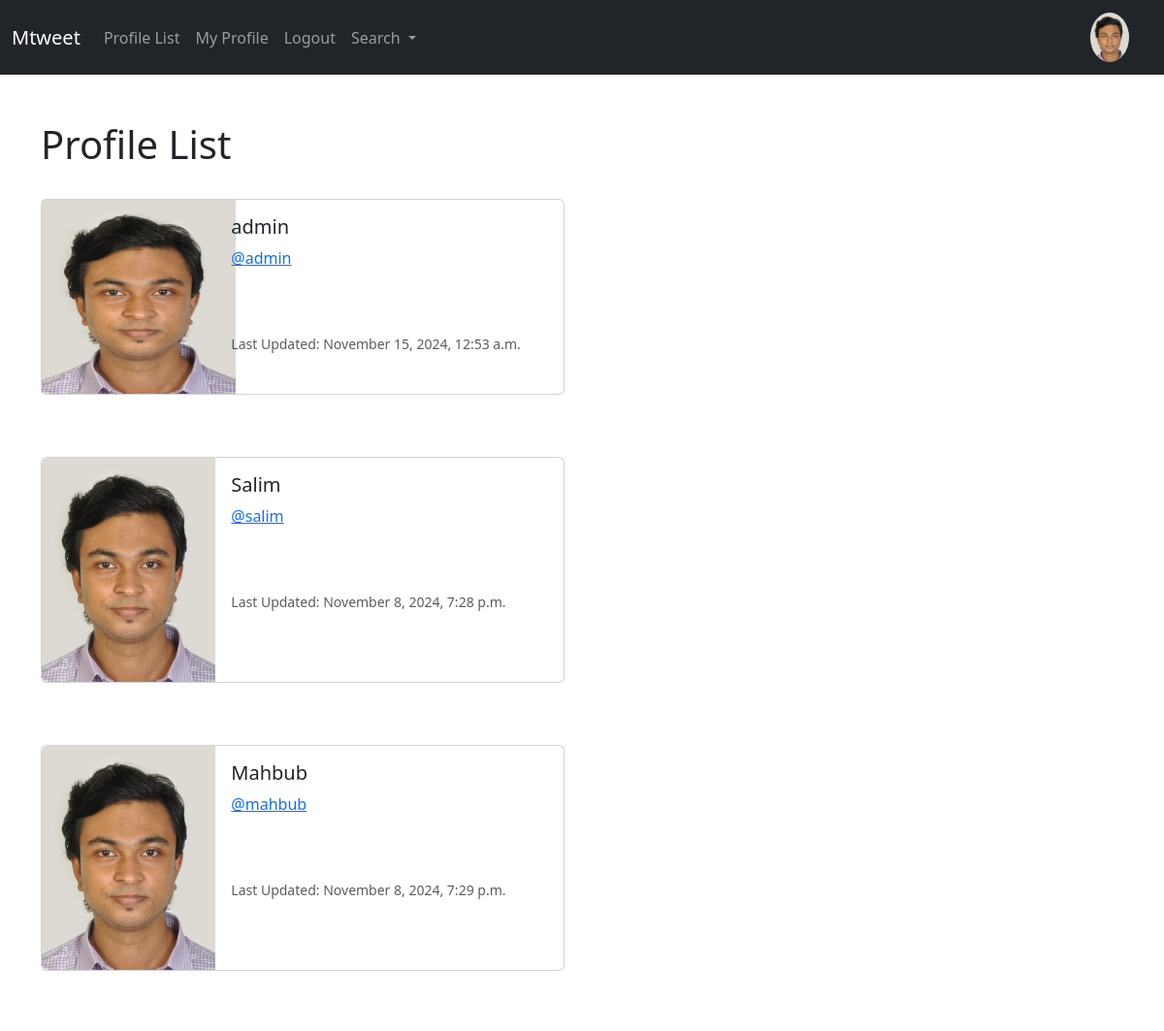
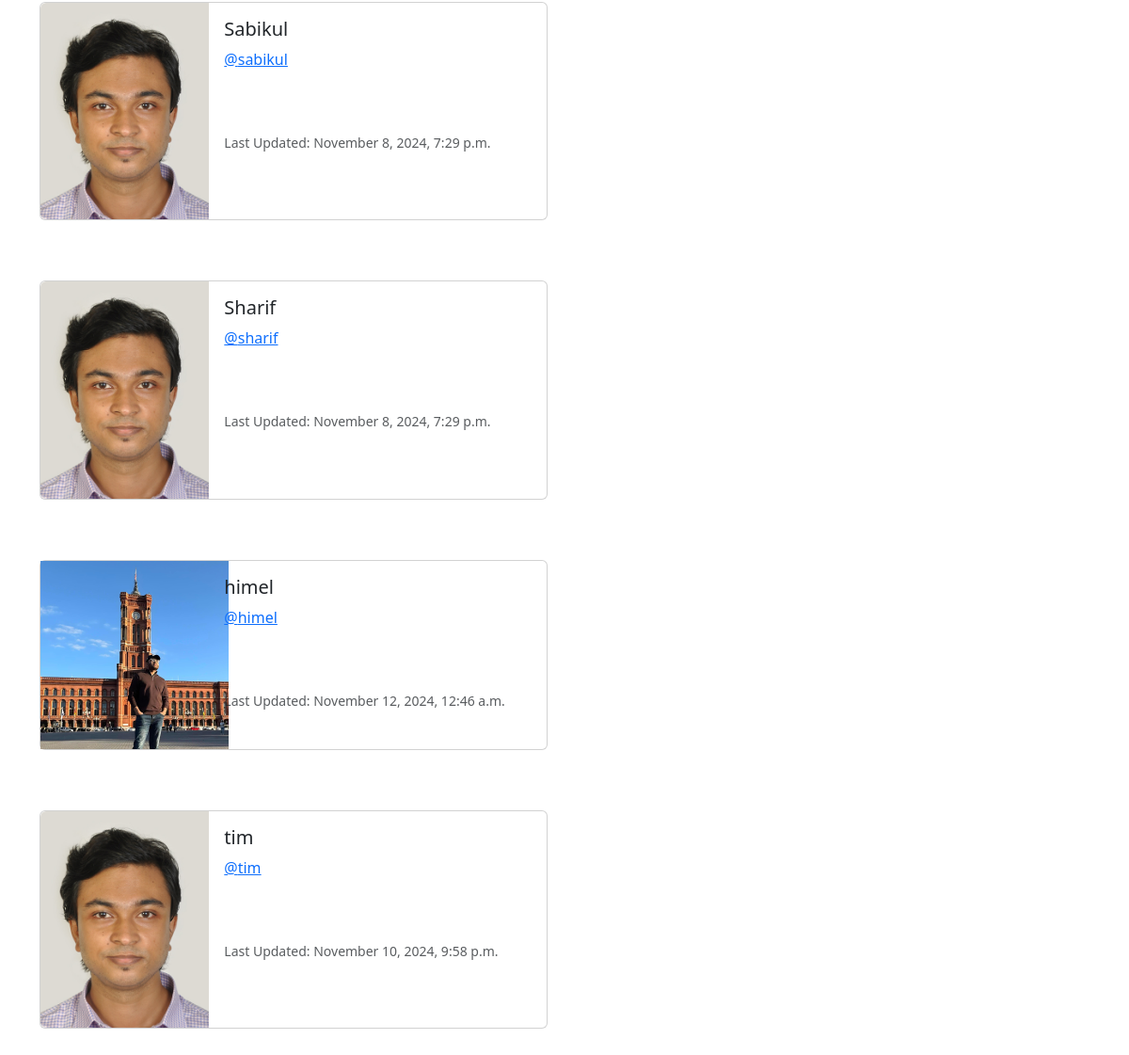
Screenshot of /profile_list/ (signed in) with the database file from the repository (2 pictures, top to bottom).
### Mtweet/models.py (models this page shows, shortened)
class Profile(models.Model):
    user = models.OneToOneField(User, on_delete=models.CASCADE)
    follows = models.ManyToManyField("self",related_name="followed_by",symmetrical=False,blank = True)
    date_modified = models.DateTimeField(User, auto_now=True)
    profile_image= models.ImageField(null=True, blank=True, upload_to="images/")
    profile_bio = models.CharField(null=True, blank=True,max_length=500)
    homepage_link = models.CharField(null=True, blank=True,max_length=100)
    facebook_link= models.CharField(null=True, blank=True,max_length=100)
    instagram_link= models.CharField(null=True, blank=True,max_length=100)
    linkedin_link= models.CharField(null=True, blank=True,max_length=100)

### Mtweet/views.py (the view)
# urls.py: path("profile_list/", views.profile_list, name= "profile_list"),
def profile_list(request):
    if request.user.is_authenticated:
         profiles = Profile.objects.exclude(user=request.user)
         return render(request, 'profile_list.html',{"profiles": profiles} )
    else:
        messages.success(request, ('You must be logged in  To View This Page.... '))
        return redirect ('home')

### Mtweet/templates/profile_list.html
{% extends 'base.html' %}
{% load static %}
{% block content %}
    <h1>Profile List</h1>
<br>
{% if profiles %}
   {% for profile in profiles %}
   <div class="card mb-3" style="max-width: 540px;">
    <div class="row g-0">
      <div class="col-md-4">
        {% if profile.profile_image %}
        <img src="{{profile.profile_image.url}}" width = 200
        height=200 clas="img-fluid rounded-start" alt="{{profile.user.username}}">
        {% else %}
        <img src="{% static 'images/Masud_photo.jpg' %}" class="img-fluid rounded-start" alt="Profile Image">
        {% endif  %}
       </div>
      <div class="col-md-8">
        <div class="card-body">
          <h5 class="card-title">{{ profile.user.username }}</h5>
          <p class="card-text"> <a href="{%  url 'profile' profile.user.id %}">@{{ profile.user.username|lower }}</a> </p>
          <br><br>
          <p class="card-text"><small class="text-body-secondary"> Last Updated: {{ profile.date_modified|date:"F j, Y, g:i a" }}</small></p>
        </div>
      </div>
    </div>
  </div>
  <br>
  <br>
    {% endfor %}
{% endif %}
{% endblock %}

### Mtweet/templates/base.html (shortened to what this page needs)
<!doctype html>
<html lang="en">
  <head>
    <link href="https://cdn.jsdelivr.net/npm/bootstrap@5.3.3/dist/css/bootstrap.min.css" rel="stylesheet">
  </head>
  <body>
    {% include 'navbar.html' %}
    <br>
    <div class="container">
      <br>
        {% block content %}
        {% endblock %}
    </div>
  </body>
</html>

### Mtweet/templates/navbar.html (shortened to what this page needs)
{% load static %}
<nav class="navbar navbar-expand-lg navbar-dark bg-dark">
    <div class="container-fluid">
      <a class="navbar-brand" href="{% url 'home' %}">Mtweet</a>
      <div class="collapse navbar-collapse" id="navbarSupportedContent">
        <ul class="navbar-nav me-auto mb-2 mb-lg-0">
          <li class="nav-item">
            <a class="nav-link"
             href="{% url 'profile_list' %}">Profile List</a>
          </li>
          {% if request.user.is_authenticated %}
          <li class="nav-item">
            <a class="nav-link"
             href="{% url 'profile'  request.user.id %}"> My Profile</a>
          </li>
          <li class="nav-item">
            <a class="nav-link"
             href="{% url 'logout' %}"> Logout</a>
          </li>
          {% endif %}
          <li class="nav-item dropdown">
            <a class="nav-link dropdown-toggle" href="#" role="button" data-bs-toggle="dropdown" aria-expanded="false">
              Search
            </a>
          </li>
        </ul>
         {% if user.is_authenticated %}
            <ul class="navbar-nav  ml-auto">
              <li class="nav-link  navbar-brand">
               <a href="{% url 'profile'  request.user.id %}">
              {% if user.profile.profile_image %}
                <img src="{{ user.profile.profile_image.url }}"  class="rounded-circle" alt=""
                width=40 >
              {% else %}
                 <img src="{% static 'images/Masud_photo.jpg' %}" class="img-fluid rounded-circle" width= 40 alt="Profile Image" >
              {% endif %}
              </a>
              </li>
            </ul>
         {% endif %}
      </div>
    </div>
  </nav>

### rows the page displays
Profile: profile_image (picture), user.username "admin", date_modified "November 15, 2024, 12:53 a.m."
Profile: user.username "Salim", user.username "salim", date_modified "November 8, 2024, 7:28 p.m."
Profile: user.username "Mahbub", user.username "mahbub", date_modified "November 8, 2024, 7:29 p.m."
Profile: user.username "Sabikul", user.username "sabikul", date_modified "November 8, 2024, 7:29 p.m."
Profile: user.username "Sharif", user.username "sharif", date_modified "November 8, 2024, 7:29 p.m."
Profile: profile_image (picture), user.username "himel", date_modified "November 12, 2024, 12:46 a.m."
Profile: user.username "tim", date_modified "November 10, 2024, 9:58 p.m."
